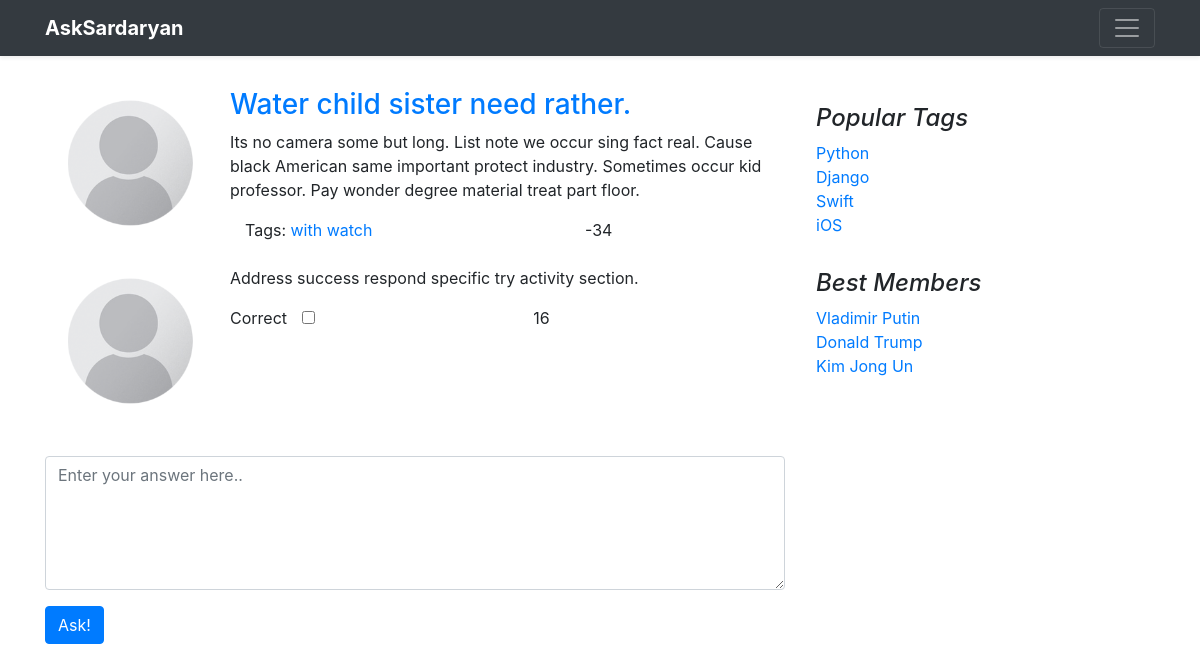
The page /questions/question/364/ on the database its author committed.
### questions/models.py (models this page shows, shortened)
class Question(models.Model):
    author = models.ForeignKey(User, on_delete=models.CASCADE)
    title = models.CharField(max_length=120, verbose_name=u"Заголовок вопроса")
    text = models.TextField(verbose_name=u"Полное описание вопроса")
    create_date = models.DateTimeField(default=datetime.now, verbose_name=u"Время создания вопроса")
    is_active = models.BooleanField(default=True, verbose_name=u"Доступность вопроса")
    tags = models.ManyToManyField(Tag, blank=True, related_name="questions")
    rating = models.IntegerField(default=0)
    objects = QuestionManager()
    class Meta:
        ordering = ['-create_date']

class Tag(models.Model):
    title = models.CharField(max_length=120, verbose_name=u"Заголовок ярлыка")

class Comment(models.Model):
    author = models.ForeignKey(User, on_delete=models.CASCADE)
    question = models.ForeignKey(Question, on_delete=models.CASCADE)
    create_data = models.DateTimeField(default=datetime.now, verbose_name=u"Время создания комментария")
    text = models.TextField(blank=True, verbose_name=u"Комментарий")
    rating = models.IntegerField(default=0)

### questions/views.py (the view)
# urls.py: path("question/<int:pk>/", views.question_by_pk, name="question"),
def question_by_pk(request, pk):
    question = get_object_or_404(Question, pk=pk)
    return render(request, "questions/question_page.html", context={"question": question})

### questions/templates/questions/question_page.html
{% extends "base.html" %}
{% load static %}
{% block content %}
<div class="row">
    <div class="col-md-3">
        <div class="row justify-content-center">
            <img class="avatar rounded" src={% static "img/user.png" %}  >
        </div>
    </div>
    <div class="col-md-9">
        <div class="row">
            <h3><a href={% url "question" question.pk %}>{{ question.title }}</a></h3>
        </div>
        <div class="row">
            <p>{{ question.text }}</p>
        </div>
        <div class="row mb-0">
            <div class="col-8">
                Tags:
                {% for tag in question.tags.all %}
                    <a href={% url "tag" tag.title %}>{{ tag.title }}</a>
                {% endfor %}
            </div>
            <div class="row justify-content-center">
                {{ question.rating }}
            </div>
        </div>
    </div>
</div>
    <br>
    {% for comment in question.comment_set.all %}
        {% include "questions/comment.html" %}
    {% endfor %}
    <br>
    <form action="#" class='input-question'>
        <div class="form-group row">
            <textarea  id='Text' class='form-control' cols="5" rows="5" placeholder="Enter your answer here.."></textarea>
        </div>
        <div class="form-group row">
            <button type="submit" class="btn btn-primary">Ask!</button>
        </div>
    </form>
{% endblock %}

### questions/templates/questions/comment.html (shortened to what this page needs)
{% load static %}
<div class="row question-container question-container-border">
    <div class="col-md-3">
        <div class="row justify-content-center">
            <img class="avatar" src={% static "img/user.png" %}  >
        </div>
         <div class="row justify-content-center">
             <div class="row  justify-content-center ">
                 <div class="btn btn-link btn-lg btn-like">
                 </div>
              </div>
        </div>
    </div>
    <div class="col-md-9">
        <div class="row">
            <p>{{ comment.text }}</p>
        </div>
        <div class="form-group row mb-0">
                <label for="correct" >Correct</label>
            <div class="col-md-5">
                <input type="checkbox" id="correct">
            </div>
            <div class="col-md-5">
                {{ comment.rating }}
            </div>
        </div>
    </div>
</div>

### static/css/styles.css (style rules this page uses)
.avatar { max-width: 8em; max-height: 8em; margin-bottom:10px; margin-top: 10px; margin-right: 15px; }

### rows shown on the page
Question: title "Water child sister need rather.", text "Its no camera some but long. List note we occur sing fact real. Cause black American same important protect industry. Sometimes occur kid professor. Pay wonder degree material treat part floor.", rating "-34"
Tag: title "with"
Tag: title "watch"
Comment: text "Address success respond specific try activity section.", rating "16"
